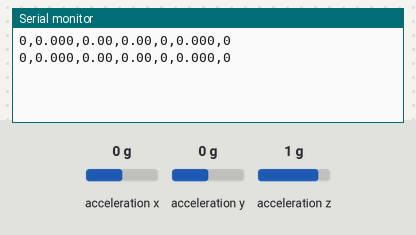
Bench run of a sketch on a simulated ESP32. Shown: the last lines printed to the serial monitor. Wiring (inferred from the names in the program): ADXL345 accelerometer at I2C address 0x53. Inputs (shaded band) come from the test bench; at power-on: acceleration x 0 g, acceleration y 0 g, acceleration z 1 g.

Above: at 1.3 s.
1.4 s: acceleration x set to -1.4 g
At 2.7 s:
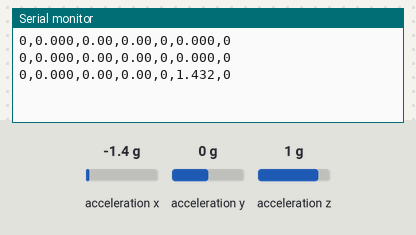
2.9 s: acceleration y set to -1.4 g
At 3.9 s:
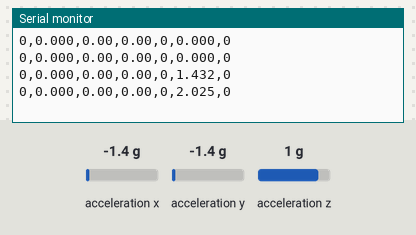
5.9 s: acceleration z set to -1.4 g
At 6.7 s:
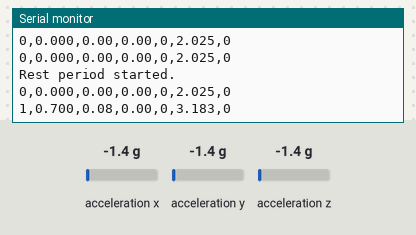
Timing chart, 0 to 8.9 s (numbered marks = the images above; inputs shaded):
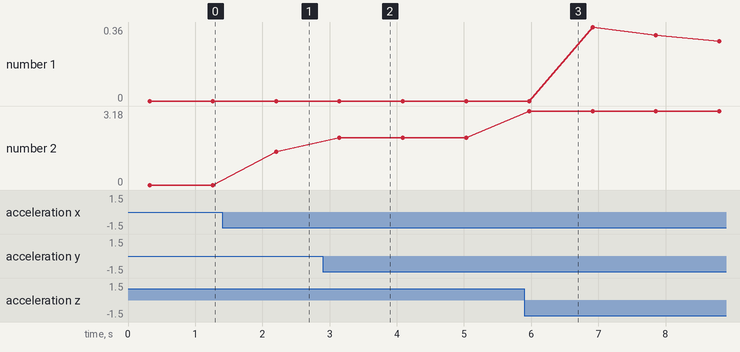

Measured:
- after the input at 1.4 s, the serial monitor: prints a new line after 0.81 s (image 1)
- after the input at 2.9 s, the serial monitor: prints a new line after 0.25 s (image 2)
- after the input at 5.9 s, the serial monitor: prints a new line after 0.07 s (image 3)
- plotted number 1: 0 → 0.2 after the input at 5.9 s
- plotted number 2: 0 → 1.43 after the input at 1.4 s, 1.43 → 2.02 after the input at 2.9 s, 2.02 → 3.18 after the input at 5.9 s

The sketch:

FullProjectSenderiGetHubCode.ino
```cpp
#include <Wire.h>
#include <esp_now.h>
#include <WiFi.h>

// Declaration of variables for acceleration and motion calculations
float xavg = 0, yavg = 0, zavg = 0;
float xcur = 0, ycur = 0, zcur = 0;
float xnxt = 0, ynxt = 0, znxt = 0;
int steps = 0;
float totalDistance = 0; // Total distance covered in meters
float energyExpenditure = 0; // Energy expenditure in calories
float averageSpeed = 0; // Average speed in km/h
unsigned long startTime = millis(); // Stores the start time
unsigned long lastCadenceCalculationTime = 0; // Last cadence calculation timestamp
int stepsSinceLastCadenceCalculation = 0;
float peakAcceleration = 0; // Highest acceleration value detected
unsigned long lastStepDetectedTime = millis(); // Timestamp when the last step was detected
unsigned long lastRestPeriodDuration = 0; // Duration of the last rest period in seconds
unsigned long restPeriodStartTime = 0; // Timestamp when the rest period started
bool isInRestPeriod = false; // Flag to indicate if in a rest period
int lastStepCount = steps; // Step count at the last loop iteration
int cadence = 0; // Steps per minute

// Peer MAC address for ESP-NOW communication
uint8_t broadcastAddress[] = {0xEC, 0x62, 0x60, 0x5B, 0x12, 0xDC}; // Receiver's MAC address
unsigned long restPeriodDuration = 0;

// Struct to package sensor data for transmission
typedef struct {
 int steps;
 float totalDistance;
 float energyExpenditure;
 float averageSpeed;
 int cadence;
 float peakAcceleration;
 unsigned long restPeriodDuration;
} SensorData;

void setup() {
 Serial.begin(115200); // Initialize serial communication
 Wire.begin(); // Initialize I2C
 adxl345_init(); // Initialize ADXL345 accelerometer
 read_av_acc(); // Initialize acceleration averages
 WiFi.mode(WIFI_STA); // Set Wi-Fi to station mode
 delay(100);
 // Initialize ESP-NOW
 if (esp_now_init() != ESP_OK) {
   Serial.println("Error initializing ESP-NOW");
   ESP.restart();
   return;
 }
 // Register ESP-NOW peer
 esp_now_peer_info_t peerInfo;
 memset(&peerInfo, 0, sizeof(esp_now_peer_info_t));
 memcpy(peerInfo.peer_addr, broadcastAddress, 6);
 peerInfo.channel = 0;
 peerInfo.encrypt = false;
 if (esp_now_add_peer(&peerInfo) != ESP_OK) {
   Serial.println("Failed to add peer");
   return;
 }
}

void loop() {
 // Reset current and next acceleration values
 xcur = ycur = zcur = 0;
 xnxt = ynxt = znxt = 0;
 calculateCurrentAcceleration();
 calculateNextAcceleration();
 // Calculate average speed considering the elapsed time
 float elapsedTime = (millis() - startTime) / 3600000.0; // Time in hours
 elapsedTime = max(elapsedTime, 0.0001f); // Avoid division by zero
 averageSpeed = (totalDistance / 1000) / elapsedTime; // Speed in km/h

 // Calculate current and next acceleration magnitudes
 float acc = sqrt((xcur - xavg) * (xcur - xavg) + (ycur - yavg) * (ycur - yavg) + (zcur - zavg) * (zcur - zavg));
 float acc2 = sqrt((xnxt - xavg) * (xnxt - xavg) + (ynxt - yavg) * (ynxt - yavg) + (znxt - zavg) * (znxt - zavg));

 // Update peak acceleration if higher acceleration detected
 peakAcceleration = max(peakAcceleration, max(acc, acc2));

 // Step detection logic
 unsigned long currentTime = millis();
 if (acc2 - acc > 0.005) { // Threshold for detecting a step
   steps++;
   totalDistance = steps * 0.7; // Assuming each step covers 0.7 meters
   energyExpenditure = calculateEnergyExpenditure(steps); // Calculate energy expenditure
   stepsSinceLastCadenceCalculation++;
   lastStepDetectedTime = currentTime;
   // Exit rest period if a step is detected
   if (isInRestPeriod) {
     isInRestPeriod = false;
     restPeriodDuration = (currentTime - restPeriodStartTime) / 1000;
     restPeriodStartTime = 0;
   }
 }

 // Check for rest period if no steps detected for 5 seconds
 if (steps == lastStepCount && (currentTime - lastStepDetectedTime > 5000)) {
   if (!isInRestPeriod) {
     isInRestPeriod = true;
     restPeriodStartTime = currentTime;
     Serial.println("Rest period started.");
   }
 } else if (steps != lastStepCount && isInRestPeriod) {
   isInRestPeriod = false;
   restPeriodDuration = (currentTime - restPeriodStartTime) / 1000;
   Serial.print("Rest period ended. Duration: ");
   Serial.print(restPeriodDuration);
   Serial.println(" seconds.");
   restPeriodStartTime = 0;
 }
 lastStepCount = steps; // Update for the next iteration

 // Calculate cadence every minute
 if (currentTime - lastCadenceCalculationTime >= 60000) {
   cadence = stepsSinceLastCadenceCalculation * 60 / ((currentTime - lastCadenceCalculationTime) / 1000);
   stepsSinceLastCadenceCalculation = 0;
   lastCadenceCalculationTime = currentTime;
 }

 // Send sensor data including rest period duration
 sendSensorData();

 // Print steps and other metrics for debugging
 Serial.print(steps);
 Serial.print(",");
 Serial.print(totalDistance, 3);
 Serial.print(",");
 Serial.print(energyExpenditure, 2);
 Serial.print(",");
 Serial.print(averageSpeed, 2);
 Serial.print(",");
 Serial.print(cadence);
 Serial.print(",");
 Serial.print(peakAcceleration, 3);
 Serial.print(",");
 Serial.println(restPeriodDuration);
 delay(800); // Loop delay
}

void sendSensorData() {
 SensorData data;
 // Populate the structure with current sensor data
 data.steps = steps;
 data.totalDistance = totalDistance;
 data.energyExpenditure = energyExpenditure;
 data.averageSpeed = averageSpeed;
 data.cadence = cadence;
 data.peakAcceleration = peakAcceleration;
 data.restPeriodDuration = restPeriodDuration;
 // Send the data via ESP-NOW
 esp_now_send(broadcastAddress, (uint8_t *)&data, sizeof(SensorData));
}

void adxl345_init() {
 // Initialize ADXL345 with basic settings
 Wire.beginTransmission(0x53);
 Wire.write(0x2D);
 Wire.write(0x08);
 Wire.endTransmission();
 delay(5);
 Wire.beginTransmission(0x53);
 Wire.write(0x31);
 Wire.write(0x08); // Set to full resolution
 Wire.endTransmission();
 delay(5);
}

void calculateCurrentAcceleration() {
 // Accumulate readings and calculate average current acceleration
 for (int i = 0; i < 50; i++) {
   xcur += readAxis(0x32);
   ycur += readAxis(0x34);
   zcur += readAxis(0x36);
 }
 xcur /= 50;
 ycur /= 50;
 zcur /= 50;
}

void calculateNextAcceleration() {
 // Accumulate readings and calculate average next acceleration
 for (int i = 0; i < 50; i++) {
   xnxt += readAxis(0x32);
   ynxt += readAxis(0x34);
   znxt += readAxis(0x36);
 }
 xnxt /= 50;
 ynxt /= 50;
 znxt /= 50;
}

float readAxis(byte axisAddress) {
 // Read acceleration data from ADXL345 sensor
 Wire.beginTransmission(0x53);
 Wire.write(axisAddress);
 Wire.endTransmission(false);
 Wire.requestFrom(0x53, 2, true);
 byte l = Wire.read();
 byte h = Wire.read();
 int16_t value = (int16_t)(l | (h << 8));
 return value * 0.004; // Convert to g's
}

void read_av_acc() {
 // Initialize averages by reading acceleration multiple times
 for (int i = 0; i < 50; i++) {
   xavg += readAxis(0x32);
   yavg += readAxis(0x34);
   zavg += readAxis(0x36);
 }
 xavg /= 50;
 yavg /= 50;
 zavg /= 50;
}

float calculateEnergyExpenditure(int stepsTaken){
 // Simple calculation of energy expenditure based on steps taken
 return stepsTaken * 0.08;
}
```
